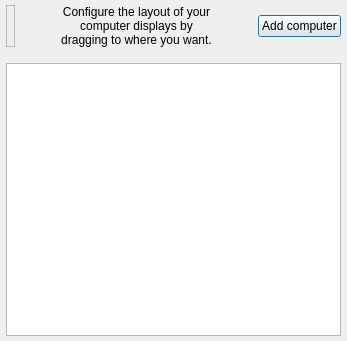
     <widget class="QWidget" name="m_pTabScreens">
      <attribute name="title">
       <string>Computers</string>
      </attribute>
      <layout class="QVBoxLayout">
       <property name="leftMargin">
        <number>6</number>
       </property>
       <property name="topMargin">
        <number>5</number>
       </property>
       <property name="rightMargin">
        <number>6</number>
       </property>
       <property name="bottomMargin">
        <number>5</number>
       </property>
       <item>
        <layout class="QHBoxLayout">
         <property name="spacing">
          <number>6</number>
         </property>
         <item>
          <widget class="TrashScreenWidget" name="m_pTrashScreenWidget">
           <property name="acceptDrops">
            <bool>true</bool>
           </property>
           <property name="toolTip">
            <string>Drag a screen from the grid to the trashcan to remove it.</string>
           </property>
           <property name="frameShape">
            <enum>QFrame::StyledPanel</enum>
           </property>
           <property name="frameShadow">
            <enum>QFrame::Raised</enum>
           </property>
           <property name="text">
            <string/>
           </property>
           <property name="pixmap">
            <pixmap>:/icons/64x64/user-trash.png</pixmap>
           </property>
          </widget>
         </item>
         <item>
          <spacer name="horizontalSpacer_21">
           <property name="orientation">
            <enum>Qt::Horizontal</enum>
           </property>
           <property name="sizeHint" stdset="0">
            <size>
             <width>40</width>
             <height>20</height>
            </size>
           </property>
          </spacer>
         </item>
         <item>
          <widget class="QLabel" name="label_2">
           <property name="sizePolicy">
            <sizepolicy hsizetype="Preferred" vsizetype="Preferred">
             <horstretch>1</horstretch>
             <verstretch>0</verstretch>
            </sizepolicy>
           </property>
           <property name="maximumSize">
            <size>
             <width>310</width>
             <height>16777215</height>
            </size>
           </property>
           <property name="text">
            <string>Configure the layout of your computer displays by dragging to where you want.</string>
           </property>
           <property name="alignment">
            <set>Qt::AlignCenter</set>
           </property>
           <property name="wordWrap">
            <bool>true</bool>
           </property>
           <property name="indent">
            <number>-1</number>
           </property>
          </widget>
         </item>
         <item>
          <spacer name="horizontalSpacer_22">
           <property name="orientation">
            <enum>Qt::Horizontal</enum>
           </property>
           <property name="sizeHint" stdset="0">
            <size>
             <width>40</width>
             <height>20</height>
            </size>
           </property>
          </spacer>
         </item>
         <item>
          <layout class="QVBoxLayout" name="verticalLayout">
           <property name="spacing">
            <number>0</number>
           </property>
           <property name="leftMargin">
            <number>0</number>
           </property>
           <item>
            <widget class="QPushButton" name="m_pButtonAddComputer">
             <property name="text">
              <string>Add computer</string>
             </property>
             <property name="default">
              <bool>true</bool>
             </property>
            </widget>
           </item>
          </layout>
         </item>
        </layout>
       </item>
       <item>
        <spacer name="verticalSpacer">
         <property name="orientation">
          <enum>Qt::Vertical</enum>
         </property>
         <property name="sizeType">
          <enum>QSizePolicy::Fixed</enum>
         </property>
         <property name="sizeHint" stdset="0">
          <size>
           <width>20</width>
           <height>10</height>
          </size>
         </property>
        </spacer>
       </item>
       <item>
        <widget class="ScreenSetupView" name="m_pScreenSetupView">
         <property name="sizePolicy">
          <sizepolicy hsizetype="MinimumExpanding" vsizetype="Expanding">
           <horstretch>0</horstretch>
           <verstretch>0</verstretch>
          </sizepolicy>
         </property>
         <property name="minimumSize">
          <size>
           <width>0</width>
           <height>273</height>
          </size>
         </property>
         <property name="maximumSize">
          <size>
           <width>16777215</width>
           <height>16777215</height>
          </size>
         </property>
         <property name="acceptDrops">
          <bool>true</bool>
         </property>
         <property name="autoFillBackground">
          <bool>false</bool>
         </property>
         <property name="frameShape">
          <enum>QFrame::StyledPanel</enum>
         </property>
         <property name="frameShadow">
          <enum>QFrame::Sunken</enum>
         </property>
        </widget>
       </item>
      </layout>
     </widget>
